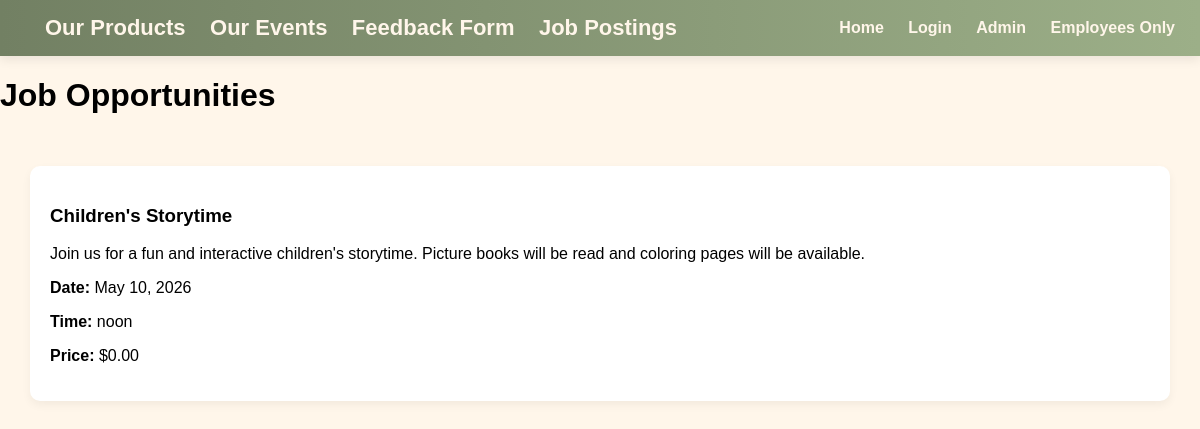
Page /job_postings/ on the committed database.
### store/models.py (models this page shows, shortened)
class Event(models.Model):
    name = models.CharField(max_length=255)
    description = models.TextField()
    date = models.DateField()
    time = models.TimeField()
    price = models.DecimalField(max_digits=10, decimal_places=2)

### store/views.py (the view)
# urls.py: path('job_postings/', views.jobs_page, name='job_postings'),
def jobs_page(request):
    events = Event.objects.all()
    return render(request, 'store/job_postings.html', {'events' : events})

### templates/store/job_postings.html (shortened to what this page needs)
{% extends 'store/base.html' %}
{% block content %}
<header>
    <h1>Job Opportunities</h1>
</header>
<main class="content">
    {% if events %}
        {% for event in events %}
            <div class="product-card">
                <h3>{{ event.name }}</h3>
                <p>{{ event.description }}</p>
                <p><strong>Date:</strong> {{ event.date }}</p>
                <p><strong>Time:</strong> {{ event.time }}</p>
                <p><strong>Price:</strong> ${{ event.price }}</p>
            </div>
        {% endfor %}
    {% else %}
        <p>No events available.</p>
    {% endif %}
</main>
{% endblock %}

### static/css/style.css (style rules this page uses)
body { margin: 0; font-family: Arial, sans-serif; background-color: #FFF6EA; }
.content { padding: 30px; }
.product-card { background: white; border-radius: 10px; padding: 20px; margin-bottom: 20px; box-shadow: 0 4px 10px rgba(0,0,0,0.05); }

### rows in the picture
Event: name "Children's Storytime", description "Join us for a fun and interactive children's storytime. Picture books will be read and coloring pages will be available.", date "May 10, 2026", time "noon", price "0.00"
